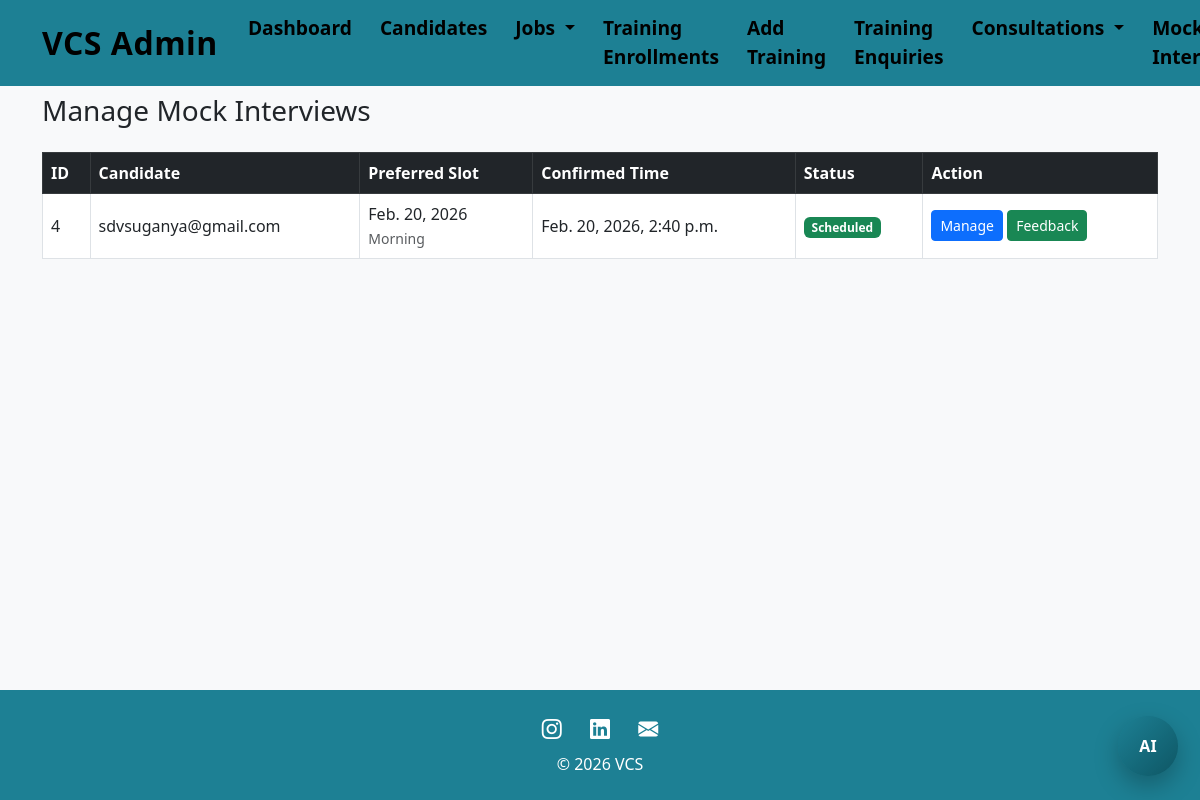
Before: /mock/manage/ (signed in) with the older database file.
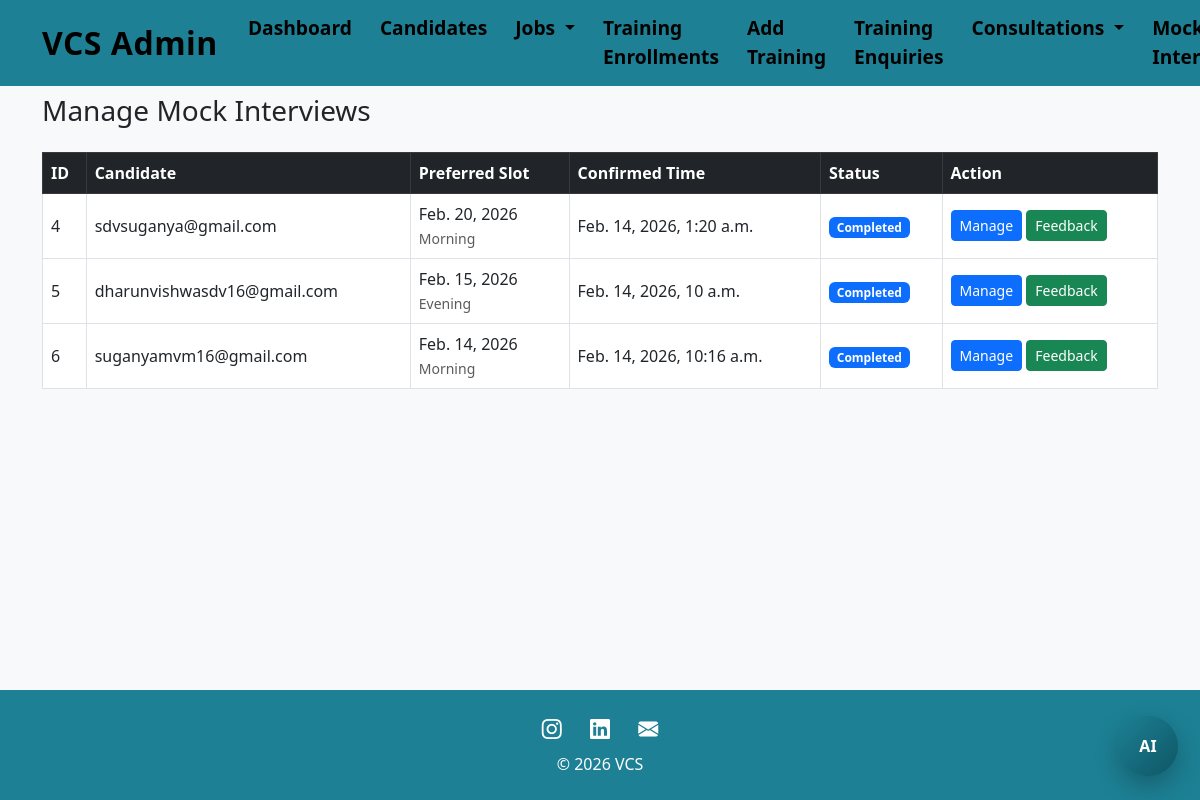
After: the same page with the newer database file.
### mock_interview/models.py (models this page shows)
class MockInterview(models.Model):
    STATUS_CHOICES = [
        ("pending","Pending"),
        ("scheduled","Scheduled"),
        ("completed","Completed"),
    ]
    TIME_SLOT_CHOICES = [
        ("morning","Morning"),
        ("afternoon","Afternoon"),
        ("evening","Evening"),
    ]
    candidate = models.ForeignKey(
        settings.AUTH_USER_MODEL,
        on_delete=models.CASCADE,
        related_name="candidate_mock_interviews"
    )
    consultant = models.ForeignKey(
        settings.AUTH_USER_MODEL,
        on_delete=models.SET_NULL,
        null=True,
        blank=True,
        related_name="consultant_mock_interviews"
    )
    preferred_date = models.DateField(null=True,blank=True)
    preferred_time = models.CharField(max_length=20,choices=TIME_SLOT_CHOICES,null=True,blank=True)
    scheduled_datetime = models.DateTimeField(null=True,blank=True)
    meeting_link = models.URLField(blank=True,null=True)
    status = models.CharField(max_length=20,choices=STATUS_CHOICES,default="pending")

### accounts/models.py (models this page shows, shortened)
class User(AbstractUser):
    username = None
    email = models.EmailField(unique=True)
    full_name = models.CharField(max_length=100, blank=True)
    FREE = "FREE"
    PRO = "PRO"
    PRO_PLUS = "PRO_PLUS"
    PLAN_CHOICES = [
        (FREE, "Free"),
        (PRO, "Pro"),
        (PRO_PLUS, "Pro Plus"),
    ]
    plan = models.CharField(
        max_length=20,
        choices=PLAN_CHOICES,
        default=FREE
    )
    ACTIVE = "ACTIVE"
    EXPIRED = "EXPIRED"
    CANCELLED = "CANCELLED"
    TRIAL = "TRIAL"
    PLAN_STATUS = [
        (ACTIVE, "Active"),
        (EXPIRED, "Expired"),
        (CANCELLED, "Cancelled"),
        (TRIAL, "Trial"),
    ]
    plan_status = models.CharField(
        max_length=20,
        choices=PLAN_STATUS,
        default=TRIAL
    )
    plan_start = models.DateTimeField(null=True, blank=True)
    plan_end = models.DateTimeField(null=True, blank=True)
    ai_requests_used = models.IntegerField(default=0)
    job_applications_used = models.IntegerField(default=0)
    mentor_sessions_used = models.IntegerField(default=0)
    usage_reset_date = models.DateTimeField(default=timezone.now)
    USERNAME_FIELD = "email"
    REQUIRED_FIELDS = []
    objects = UserManager()
    def __str__(self):
        return self.email

### mock_interview/views.py (the view)
# urls.py: path("manage/", views.admin_mock_list, name="admin_mock_list"),
@staff_member_required
def admin_mock_list(request):
    interviews = MockInterview.objects.all().order_by("-preferred_date")
    return render(request, "mock_interview/admin_list.html", {
        "interviews": interviews
    })

### mock_interview/templates/mock_interview/admin_list.html
{% extends "accounts/base.html" %}
{% block content %}
<h3 class="mb-4">Manage Mock Interviews</h3>
<table class="table table-bordered table-hover align-middle">
<thead class="table-dark">
<tr>
  <th>ID</th>
  <th>Candidate</th>
  <th>Preferred Slot</th>
  <th>Confirmed Time</th>
  <th>Status</th>
  <th>Action</th>
</tr>
</thead>
<tbody>
{% for i in interviews %}
<tr>
  <td>{{ i.id }}</td>
  <td>{{ i.candidate }}</td>
  <td>
    {{ i.preferred_date }} <br>
    <small class="text-muted">{{ i.get_preferred_time_display }}</small>
  </td>
  <td>
    {% if i.scheduled_datetime %}
        {{ i.scheduled_datetime }}
    {% else %}
        <span class="text-warning">Not scheduled</span>
    {% endif %}
  </td>
  <td>
    <span class="badge
      {% if i.status == 'pending' %}bg-secondary
      {% elif i.status == 'scheduled' %}bg-success
      {% else %}bg-primary{% endif %}">
      {{ i.status|title }}
    </span>
  </td>
  <td>
    <a class="btn btn-sm btn-primary"
       href="{% url 'admin_mock_update' i.id %}">
       Manage
    </a>
    {% if i.status == "scheduled" or i.status == "completed" %}
    <a class="btn btn-sm btn-success"
       href="{% url 'mock_feedback' i.id %}">
       Feedback
    </a>
    {% endif %}
  </td>
</tr>
{% endfor %}
</tbody>
</table>
{% endblock %}

Changed rows visible on the page:
changed MockInterview "sdvsuganya@gmail.com": scheduled_datetime "Feb. 20, 2026, 2:40 p.m." → "Feb. 14, 2026, 1:20 a.m."; status "Scheduled" → "Completed"
added MockInterview: id "5", candidate "dharunvishwasdv16@gmail.com", preferred_date "Feb. 15, 2026", preferred_time "Evening", scheduled_datetime "Feb. 14, 2026, 10 a.m.", status "Completed", shows "Feedback"
added MockInterview: id "6", candidate "suganyamvm16@gmail.com", preferred_date "Feb. 14, 2026", preferred_time "Morning", scheduled_datetime "Feb. 14, 2026, 10:16 a.m.", status "Completed", shows "Feedback"
